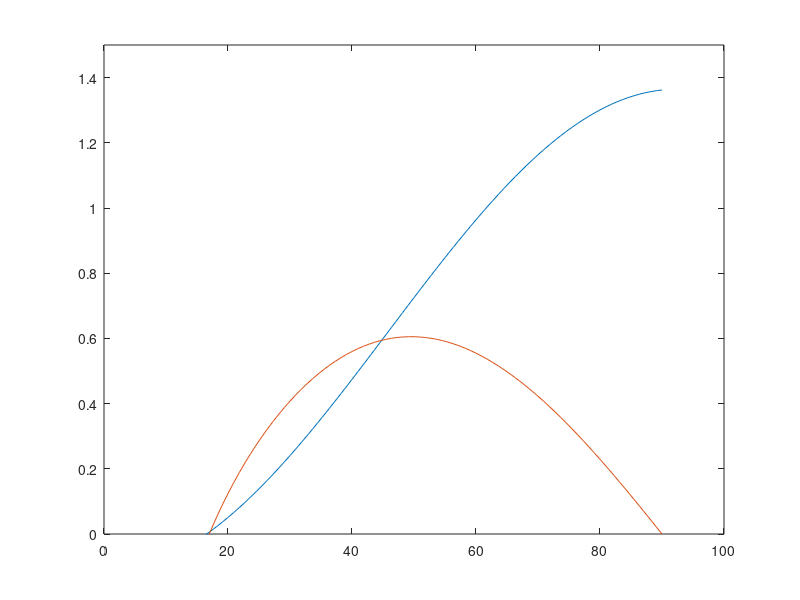

MATLAB code for this plot:
clear; close all; clc;

%% DEFINE

%{
In this report, I want to define the angle of stall as 17 degree.
Since it is known that the stalling angle is typically around 15' - 20' for
many airfoils.

Ref: https://en.wikipedia.org/wiki/Angle_of_attack
%}

alpha_stall = deg2rad(17);
theta = deg2rad(45);
omega = 628.318; % 6000 rpm in rad/s
c = 0.02; % m
Vinf = 7; % m/s
dr = 0.01; % m
r = 0.03; %m
AR = 14; % from the reference paper
B1 = 1.11 + 0.018 * AR;
C_D_max = B1;

C_D_stall = 0.001; % What is this value?
C_L_stall = 0.001; % What is this value exactly?

B2 = C_D_stall - C_D_max * sin(alpha_stall)^2;
A1 = B1/2;
A2 = (C_L_stall - C_D_max*sin(alpha_stall)*cos(alpha_stall)) * sin(alpha_stall) / (cos(alpha_stall)^2);
rho = 1.4;
%%

alpha = linspace(0, pi/2, 100);
alpha_in_deg = rad2deg(alpha);
C_D = zeros(1, length(alpha));
C_L = zeros(1, length(alpha));
for i = 1:length(alpha)
    C_D(i) = B1 * sin(alpha(i))^2 + B2 * cos(alpha(i));
    C_L(i) = A1 * sin(2*alpha(i)) + A2 * cos(alpha(i))^2 / sin(alpha(i));
end

figure; plot(alpha_in_deg, C_D)
hold on;
plot(alpha_in_deg, C_L);
% xlim([17, 90])
ylim([0, 1.5])

a = linspace(0, 1, 1000); % for every single a from 0 to 1 ... 

for i = 1:length(a)
    V2 = r * omega;
    
    V_disc = 7 + 7 * a(i);
    V1 = sqrt(V_disc^2 + V2^2);
    phi = atan(V_disc/V2);
    
    alpha2 = theta - phi;
    
    [~,alpha_idx] = min(abs(alpha-alpha2));
    
    dT_prime(i) = 1/2 * rho * V1^2 * c * (C_L(alpha_idx)*cos(phi) - C_D(alpha_idx)* sin(phi)) * dr;
    dT(i) = 4 * pi * r * dr * rho * Vinf^2 * a(i) * (1+a(i));
end


[~, dT_min_idx] = min(abs(dT_prime - dT));

a(dT_min_idx)

dT_prime(dT_min_idx)
dT(dT_min_idx)

%% result

disp(['a should be ',num2str(a(dT_min_idx))]);